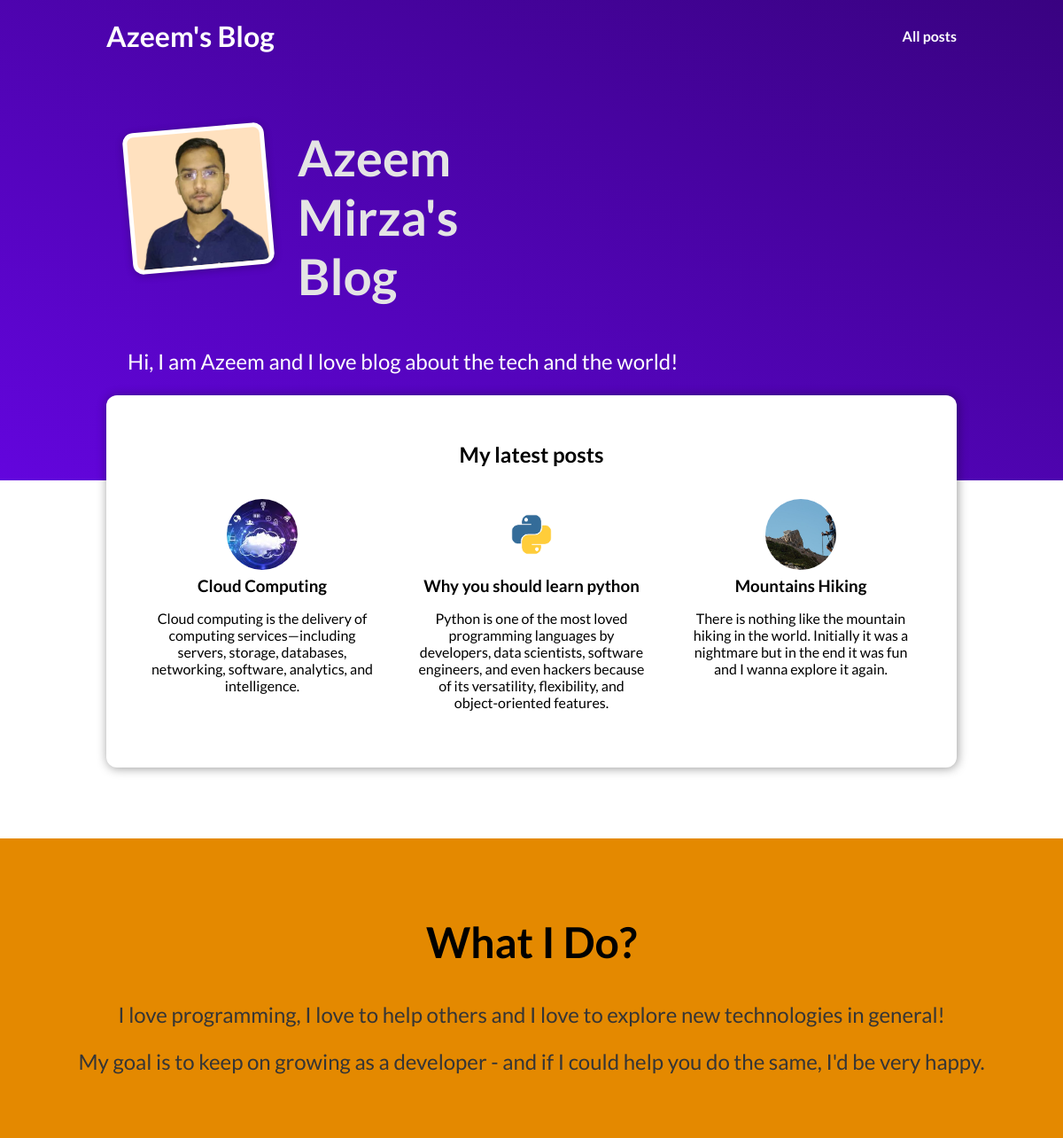
The page / on the database its author committed.
### blog/models.py (models this page shows, shortened)
class Post(models.Model):
    title = models.CharField(max_length=150,null=False)
    excerpt = models.CharField(max_length=200,null=False)
    imageName = models.CharField(max_length=100)
    date = models.DateField(auto_now=True)
    slug = models.SlugField(unique=True,max_length=100)
    content = models.TextField()
    author = models.ForeignKey(Author, on_delete=models.SET_NULL,null=True,related_name="posts")
    tags = models.ManyToManyField(Tag)
    class Meta:
        verbose_name = "Post"
        verbose_name_plural = "Posts"

### blog/views.py (the view)
# urls.py: path("",views.index,name="starting_page"),
def index(request):
    latest_posts = Post.objects.all().order_by("-date")[:3]
    return render(request,'blog/index.html',{"posts":latest_posts})

### blog/templates/blog/index.html (shortened to what this page needs)
{% extends 'base.html' %}
{% load static %}
{% block css_files %}
<link rel="stylesheet" href="{% static 'blog/post.css' %}">
<link rel="stylesheet" href="{% static 'blog/index.css' %}">
{% endblock css_files %}
{% block content %}
<section id="welcome">
<header>
<img src="{% static 'blog/images/azeem.png' %}" alt="Azeem - The author of this blog">
<h2>Azeem Mirza's Blog</h2>
</header>
<p>Hi, I am Azeem and I love blog about the tech and the world!</p>
</section>
<section id="latest-posts">
<h2>My latest posts</h2>
<ul>
   {% for post in posts %}
   {% include 'blog/includes/post.html' %}
   {% endfor %}
</ul>
</section>
<section id="about">
<h2>What I Do?</h2>
<p>I love programming, I love to help others and I love to explore new technologies in general!</p>
<p>My goal is to keep on growing as a developer -  and if I could help you do the same, I'd be very happy.</p>
</section>
{% endblock content %}

### blog/templates/blog/includes/post.html
{% load static %}
<li>
  <article class="post">
    <a href="{% url 'post-details' post.slug %}">
      <img src="{% static 'blog/images/'|add:post.imageName %}" alt="{{post.title}}" />
      <div class="post__content">
        <h3>{{post.title}}</h3>
        <p>
          {{post.excerpt}}
        </p>
      </div>
    </a>
  </article>
</li>

### static/app.css (style rules this page uses)
* { box-sizing: border-box; }
html { font-family: 'Lato', sans-serif; }
body { margin: 0; }
h1,h2,h3 { font-family: 'Lato', sans-serif; font-weight: bold; }

### blog/static/blog/post.css (style rules this page uses)
.post { display: flex; flex-direction: column; align-items: center; text-align: center; }
.post a { text-decoration: none; color:black; transition: all 0.2s ease; padding: 1rem; }
.post img { width:5rem; height:5rem; object-fit: cover; border-radius: 50%; }
.post h3 { margin: 0.25rem 0; }

### blog/static/blog/index.css (style rules this page uses)
#welcome { background: linear-gradient(to right top, #6305dd, #390281); padding: 6rem 12%; }
#welcome header { display: flex; align-items: flex-start; margin:3rem auto; }
#welcome img { width: 10rem; height: 10rem; object-fit: cover; object-position: top; border:5px solid white; border-radius: 12px; background-color: #ffe1bf; transform: rotateZ(-5deg); box-shadow: 0 2px 8px rgba(0, 0, 0, 0.25); }
#welcome h2 { font-size: 3.5rem; margin: 0 0 0 2rem; color:#e4e4e4; width:10rem; }
#welcome p { color:white; font-size: 1.5rem; }
#latest-posts { background-color: white; padding: 2rem; border-radius: 12px; width: 60rem; margin:-6rem auto 2rem auto; box-shadow: 1px 1px 12px rgba(0, 0, 0, 0.4); }
#latest-posts h2 { text-align: center; }
#latest-posts ul { list-style: none; margin: 0; padding: 0; display: flex; gap: 1rem; }
#latest-posts li { flex:1 }
#about { text-align: center; padding:3rem; background-color: #e48900; margin-top:5rem; }
#about h2 { font-size: 3rem; }
#about p { font-size: 1.5rem; color:#353535 }

### rows shown on the page
Post: imageName (picture), title "Cloud Computing", excerpt "Cloud computing is the delivery of computing services—including servers, storage, databases, networking, software, analytics, and intelligence."
Post: imageName (picture), title "Why you should learn python", excerpt "Python is one of the most loved programming languages by developers, data scientists, software engineers, and even hackers because of its versatility, flexibility, and object-oriented features."
Post: imageName (picture), title "Mountains Hiking", excerpt "There is nothing like the mountain hiking in the world. Initially it was a nightmare but in the end it was fun and I wanna explore it again."
